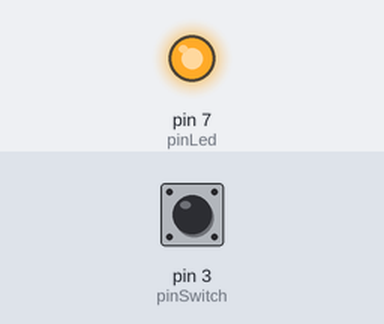
This sketch was run on a simulated Arduino Uno, built with avr-gcc and run on an emulated ATmega328P. On the bench: output pins drawn as LEDs (lit = HIGH). The inputs (shaded band) are chosen by the test bench; at power-on: pin 3 (pinSwitch) LOW.

Above: at 1.2 s.
1.3 s: pin 3 (pinSwitch) pulled HIGH for 0.15 s
At 1.37 s:
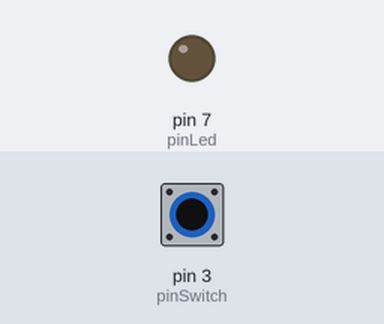
2.9 s: pin 3 (pinSwitch) pulled HIGH for 3.2 s
At 7.3 s:
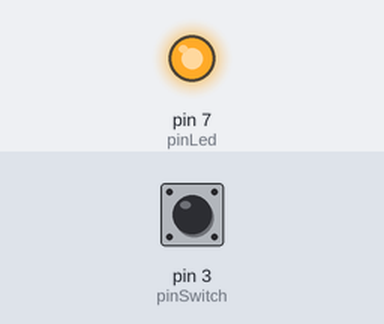
Timing chart, 0 to 8.8 s (numbered marks = the images above; inputs shaded):
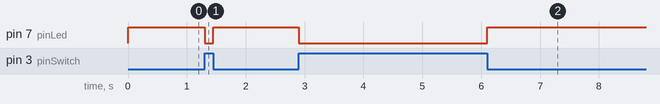

The sketch:

02_-_Membaca_Input_Switch.ino
```cpp
int pinLed = 7;
int pinSwitch = 3;
int val = 0;

void setup() {
  pinMode(pinLed, OUTPUT);
  pinMode(pinSwitch, INPUT);
}

void loop() {
  val = digitalRead(pinSwitch);
  if(val == HIGH) {
    digitalWrite(pinLed, LOW);
  }
  else {
    digitalWrite(pinLed, HIGH);
  }
}
```

Measured:
- after the input at 1.3 s, pin 7 (pinLed): HIGH → LOW at once, → HIGH 0.15 s later
- after the input at 2.9 s, pin 7 (pinLed): HIGH → LOW at once, → HIGH 3.2 s later
